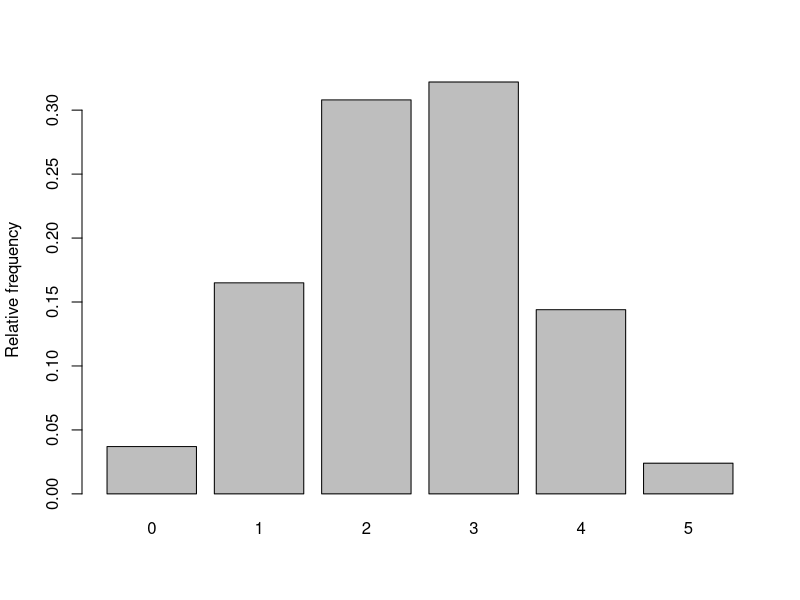
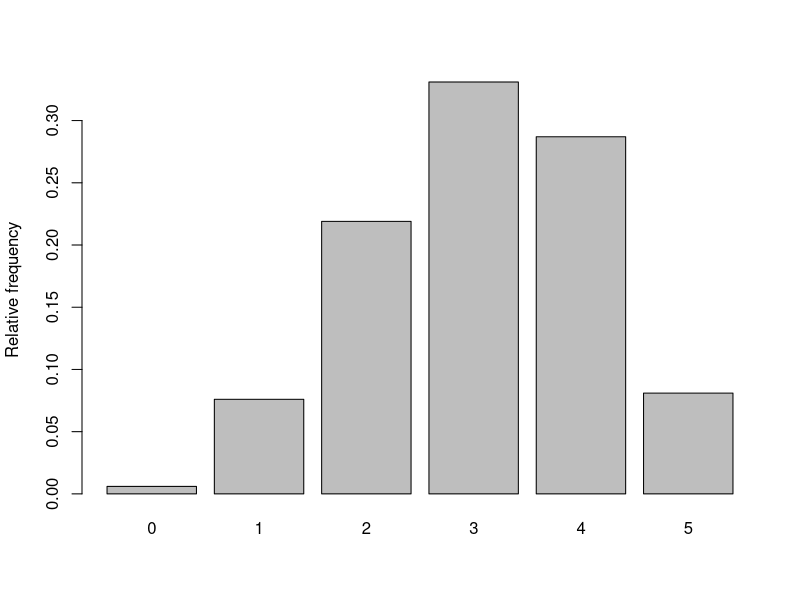
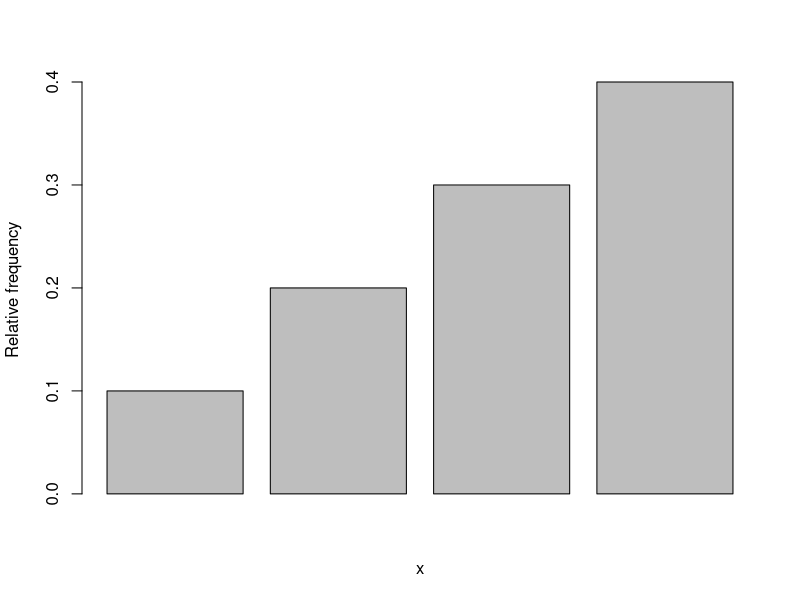
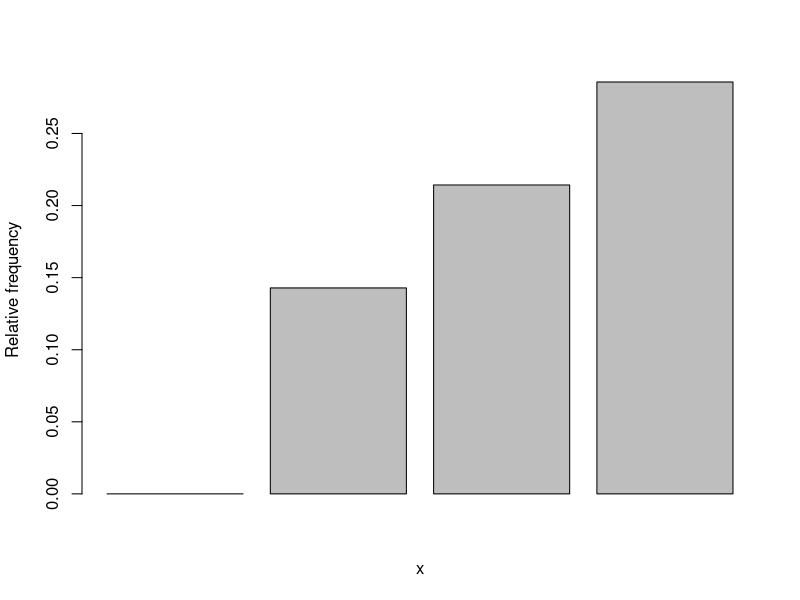

Reproduce these figures in R, in order.
## ---- chunk 1
# Simulate the number of heads in k throws of a dice repeated Nsim times
# We let 0 correspond to tail and 1 correspond to head,
# The sample()-command below randomly draw a 0 or 1 with 
# equal probability k times, and then sum() will summarize the number of heads
simheads <- function(Nsim,k){
  nheads <- vector(length=Nsim) # Define a vector to store the number of heads 
  for(i in 1:Nsim)              # Generate the number of heads Nsim times
    nheads[i] <- sum(sample(0:1,size=k,replace=TRUE))  # See explanation above
  return(nheads)                # Return the resulting vector
}
## ---- chunk 2
# Summarize the results by histograms and numbers
# Repeat the lines below many times for different numbers of Nsim and k
# What happens when Nsim gets large?
k <- 5
Nsim <- 1000
nheadsim <- simheads(Nsim=Nsim,k=k)
relfreq <- table(nheadsim)/Nsim # Calculate relative frequency for each outcome
relfreq
barplot(relfreq,ylab="Relative frequency")
## ---- chunk 3
x <- dbinom(3, size=5, prob=0.5)
print(x)
## ---- chunk 4
# Same function as above but with a biased coin. b is bias variable
simbias <- function(Nsim,k,b){
  nheads <- vector(length=Nsim) # Define a vector to store the number of heads
  for(i in 1:Nsim)              # Generate the number of heads Nsim times
    nheads[i] <- sum(sample(0:1,size=k,replace=TRUE, prob=c(1-b, b)))
  return(nheads)                # Return the resulting vector
}
## ---- chunk 5
# Summarize the results by histograms and numbers
# Repeat the lines below many times for different numbers of Nsim and k
# What happens when Nsim gets large?
k <- 5
Nsim <- 1000
b <- 0.6
nheadsim <- simbias(Nsim=Nsim,k=k,b=b)
relfreq <- table(nheadsim)/Nsim # Calculate relative frequency for each outcome
relfreq
barplot(relfreq,ylab="Relative frequency")
## ---- chunk 6
# Define f1(x)
# The function takes in a vecor and checks if it is valid
# function calculates pmf
f1 <- function(x) {
  ifelse(x %in% c(1, 2, 3, 4),
         x/10,
         0)
}

barplot(f1(1:4),ylab="Relative frequency", xlab="x")
## ---- chunk 7
sum(f1(-100:100))
## ---- chunk 8
# Define f2(x)
# The function takes in a vector and checks if it is valid
# function calculates pmf
f2 <- function(x) {
  ifelse(x %in% c(1, 2, 3, 4),
         (1/14)*(x + 1),
         0)
}

barplot(f2(0:3),ylab="Relative frequency", xlab="x")
## ---- chunk 9
sum(f2(-100:100))
## ---- chunk 10
expected <- function(func, vec)
  return(sum(vec * func(vec)))
## ---- chunk 11
expected(f1, c(1,2,3,4))
expected(f2, c(1,2,3,4))
## ---- chunk 12
expected(f1, c(1,2,3,4)^3)
expected(f2, c(1,2,3,4)^3)
